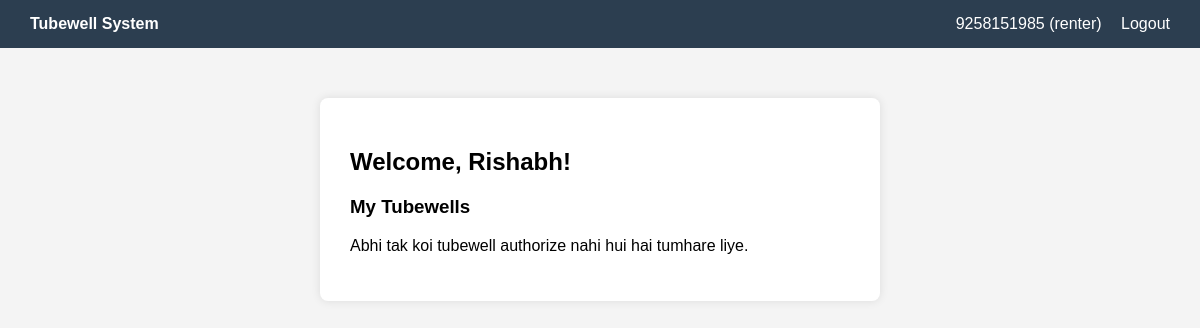
The page /accounts/renter-dashboard/ (signed in) on the database its author committed.
### accounts/models.py (models this page shows, shortened)
class User(AbstractUser):
    ROLE_CHOICES = (
        ('admin', 'Admin'),
        ('owner', 'Owner'),
        ('renter', 'Renter'),
    )
    role = models.CharField(max_length=10, choices=ROLE_CHOICES)
    phone_number = models.CharField(max_length=15, blank = True, null = True)
    village = models.CharField(max_length = 100, blank= True, null= True)

### accounts/views.py (the view, shortened to what this page needs)
# urls.py: path('renter-dashboard/', views.renter_dashboard, name='renter_dashboard'),
@login_required
def renter_dashboard(request):
    if request.user.role != 'renter':
        return redirect('dashboard_redirect')
    authorized_links = AuthorizedRenter.objects.filter(renter=request.user, is_active=True).select_related('tubewell', 'owner')
    tubewell_data = []
    return render(request, 'accounts/renter_dashboard.html', {'tubewell_data': tubewell_data})

### accounts/templates/accounts/renter_dashboard.html (shortened to what this page needs)
{% extends 'accounts/base.html' %}
{% block content %}
<h2>Welcome, {{ user.first_name|default:user.username }}!</h2>
<h3>My Tubewells</h3>
{% for item in tubewell_data %}
    <div style="border:1px solid #ccc; padding:15px; margin-bottom:10px; border-radius:5px;">
        <strong>{{ item.tubewell.name }}</strong> (Owner: {{ item.owner.first_name|default:item.owner.username }})
        <br>
        Balance Due:
        <span style="color:{% if item.balance > 0 %}red{% else %}green{% endif %}; font-weight:bold;">
            ₹{{ item.balance|floatformat:2 }}
        </span>
        <br>
        <a href="{% url 'my_usage_history' item.tubewell.id %}">View Usage History</a>
    </div>
{% empty %}
    <p>Abhi tak koi tubewell authorize nahi hui hai tumhare liye.</p>
{% endfor %}
{% endblock %}

### accounts/templates/accounts/base.html (shortened to what this page needs)
<!DOCTYPE html>
<html lang="en">
<head>
</head>
<body>
    <div class="navbar">
        <strong>Tubewell System</strong>
        <div>
            {% if user.is_authenticated %}
                <span>{{ user.username }} ({{ user.role }})</span>
                <a href="{% url 'logout' %}">Logout</a>
            {% else %}
                <a href="{% url 'login' %}">Login</a>
                <a href="{% url 'signup' %}">Signup</a>
            {% endif %}
        </div>
    </div>
    <div class="container">
    {% block content %}{% endblock %}
</div>
</body>
</html>

### accounts/templates/accounts/base.html (style rules this page uses)
body { font-family: Arial, sans-serif; background: #f4f4f4; margin: 0; }
.navbar { background: #2c3e50; color: white; padding: 15px 30px; display: flex; justify-content: space-between; }
.navbar a { color: white; text-decoration: none; margin-left: 15px; }
.container { max-width: 500px; margin: 50px auto; background: white; padding: 30px; border-radius: 8px; box-shadow: 0 0 10px rgba(0,0,0,0.1); }

### rows shown on the page
User: username "9258151985", role "renter", first_name "Rishabh"
